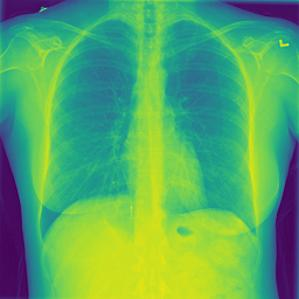
#> input picture image/5.jpg, 299 x 299 px
$ python 'Image Thresoldinh.py'
#> lines starting #> are read from the running program, lines starting #| are printed output that depends on the picture; after the words box and inside, x2 and y2 are one past the last pixel; in counts of white or black regions, pixels touching at a corner belong together
import cv2
import numpy as np
image=cv2.imread('image/5.jpg',cv2.IMREAD_GRAYSCALE)
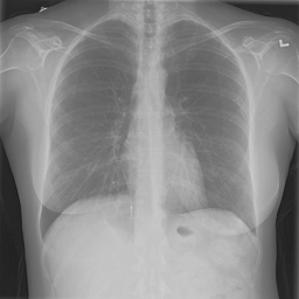
#> image: shape (299, 299); min 26, max 215, mean 136.9
threshold_value=128
max_value=255
_, thresholded_image=cv2.threshold(image,threshold_value,max_value,cv2.THRESH_BINARY)
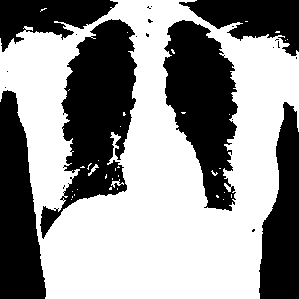
#> thresholded_image: shape (299, 299); 57.4% white; 22 black regions (16 under 20 px), largest, box (x1, y1, x2, y2) and area: (40, 19, 137, 239) 10254, (163, 20, 238, 211) 8701, (0, 90, 46, 299) 6670, (259, 102, 299, 299) 5371, (179, 0, 299, 56) 3616, (0, 0, 118, 52) 3396
cv2.imshow('Original Image',image)
cv2.imshow('Thresholded Image',thresholded_image)
cv2.waitKey(0)
cv2.destroyAllWindows()

$ run again, with image/colour.jpg copied over image/5.jpg
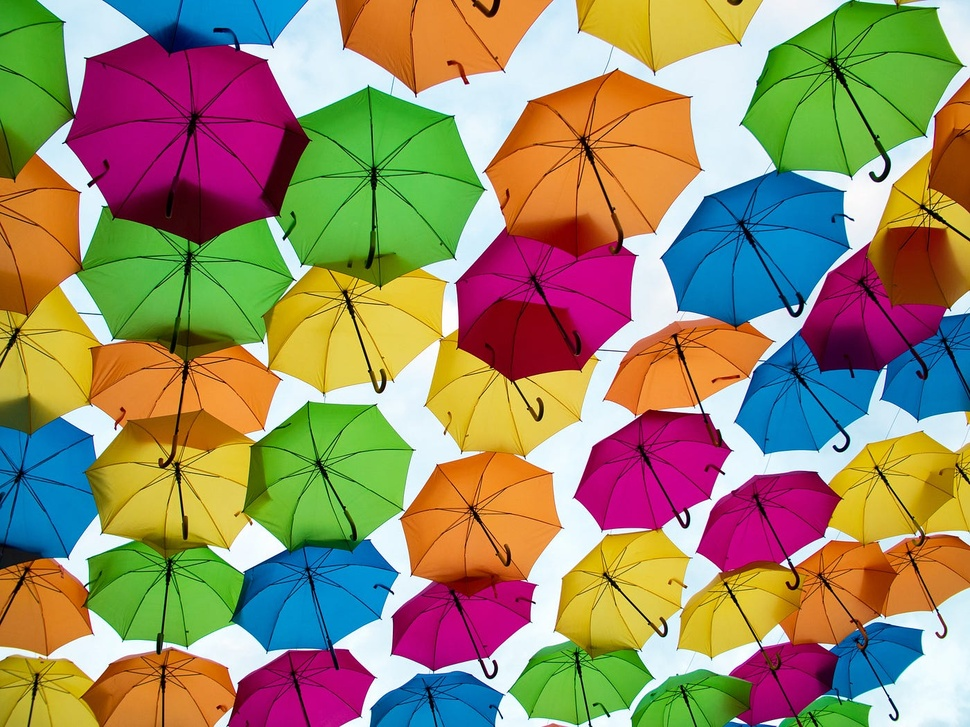
#> input picture image/colour.jpg, 970 x 727 px, shrunk from 1400 x 1050 before the run
#> `image=cv2.imread('image/5.jpg',cv2.IMREAD_GRAYSCALE)`:
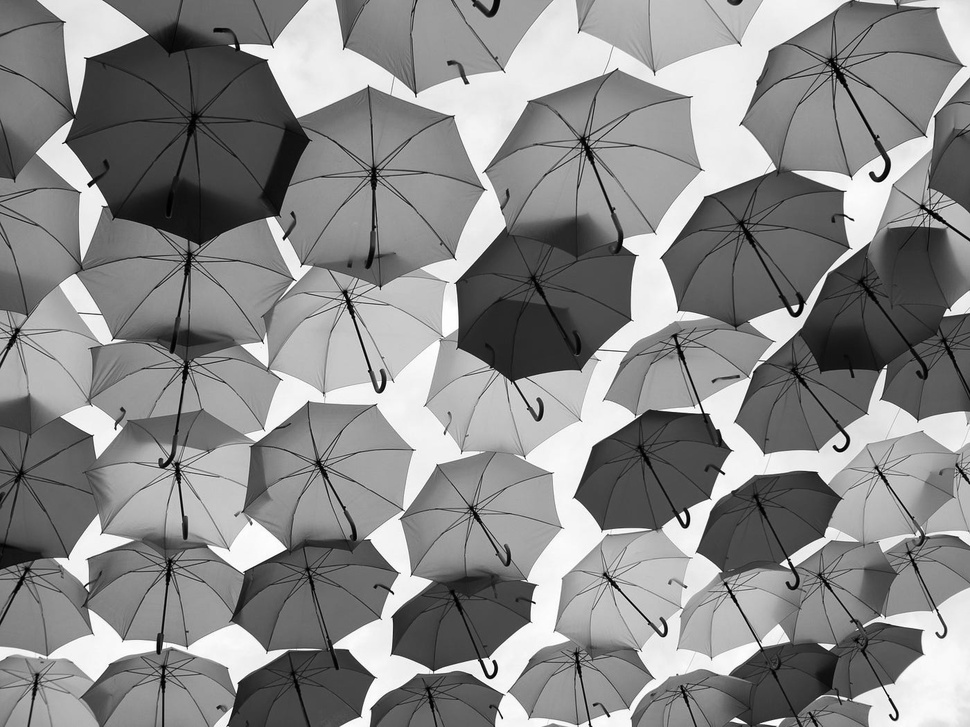
#> image: shape (727, 970); min 0, max 255, mean 138.1
#> `_, thresholded_image=cv2.threshold(image,threshold_value,max_value,cv2..`:
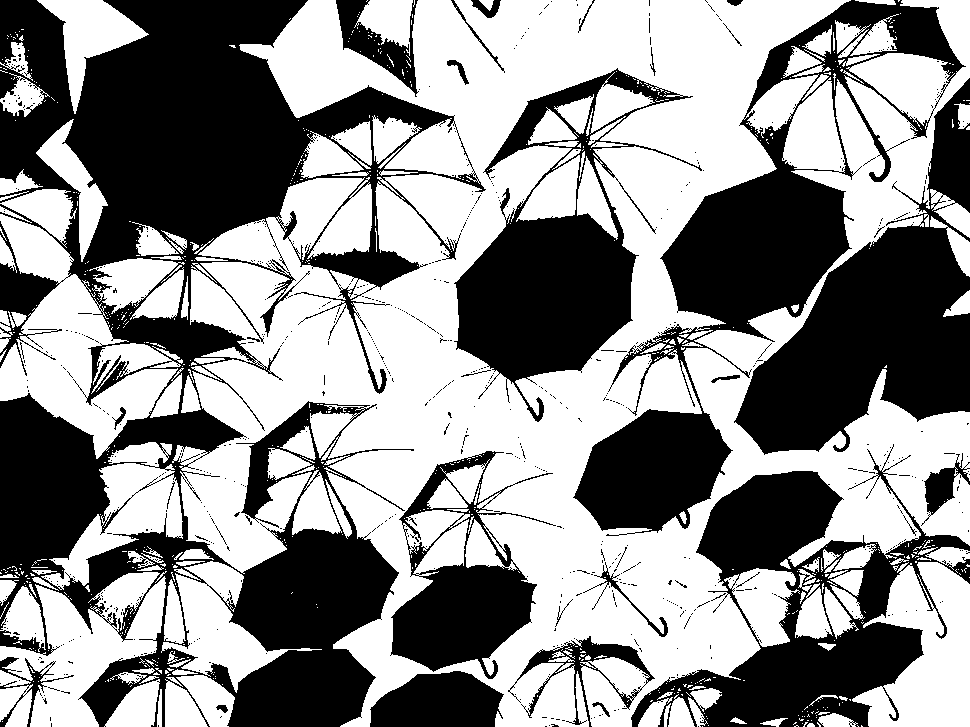
#> thresholded_image: shape (727, 970); 56% white; 738 black regions (704 under 20 px), largest, box (x1, y1, x2, y2) and area: (0, 0, 486, 727) 135466, (573, 0, 966, 536) 45379, (734, 78, 970, 455) 37201

$ run again, with image/asadia.jpeg copied over image/5.jpg
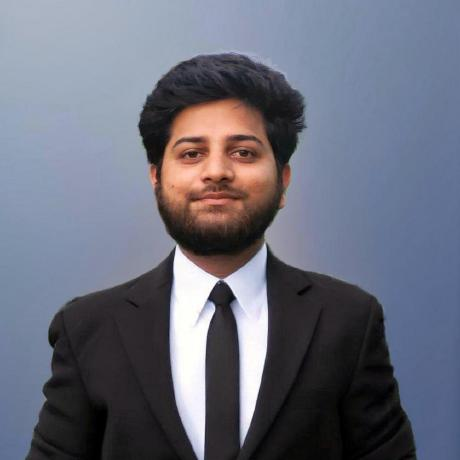
#> input picture image/asadia.jpeg, 460 x 460 px
#> `image=cv2.imread('image/5.jpg',cv2.IMREAD_GRAYSCALE)`:
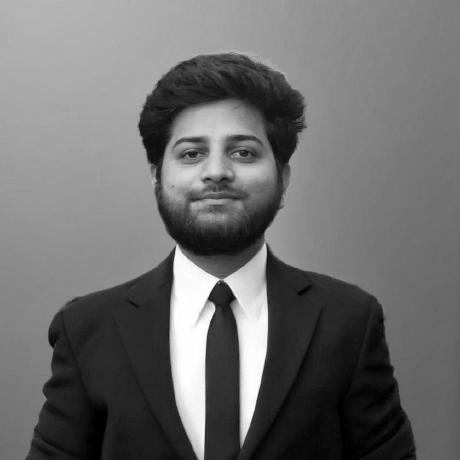
#> image: shape (460, 460); min 0, max 255, mean 109.9
#> `_, thresholded_image=cv2.threshold(image,threshold_value,max_value,cv2..`:
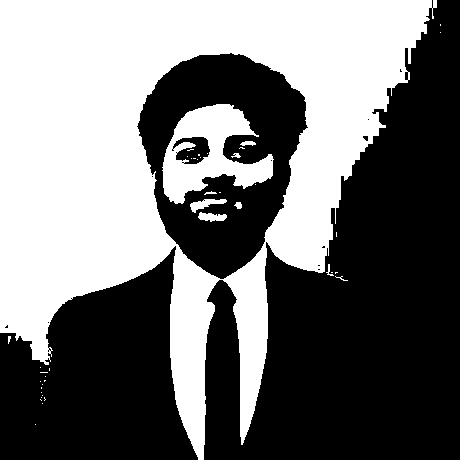
#> thresholded_image: shape (460, 460); 45.3% white; 42 white regions (33 under 20 px), largest, box (x1, y1, x2, y2) and area: (0, 0, 437, 460) 89635, (162, 104, 274, 204) 5511, (190, 199, 227, 213) 234
